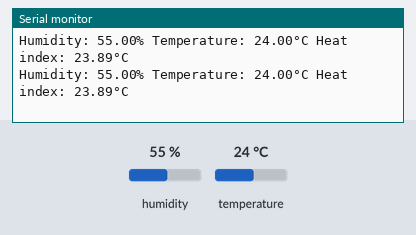
The sketch below on a simulated ESP32. On the bench: the last lines printed to the serial monitor. The test bench sets the inputs (shaded band); at power-on: humidity 55 %, temperature 24 °C. WiFi joins after 1.5 s; servers stay silent unless stated.

Above: at 3.0 s.
3.1 s: humidity set to 22 %
At 4.04 s:
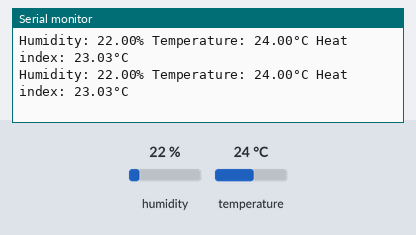
9.1 s: temperature set to 12 °C
At 10.24 s:
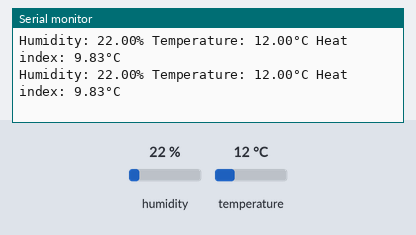
15.1 s: humidity set to 40 %
At 16.33 s:
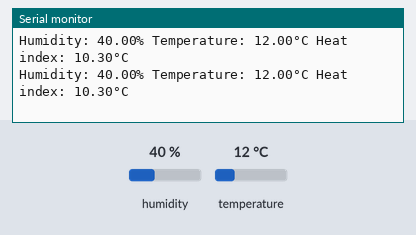
21.1 s: humidity set to 22 %
27.1 s: temperature set to 19 °C
At 28.63 s:
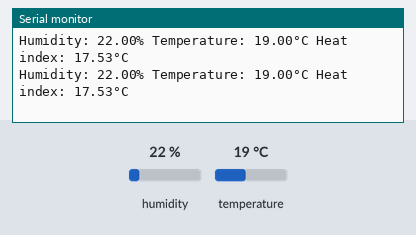
Timing chart, 0 to 30.1 s (numbered marks = the images above; inputs shaded):
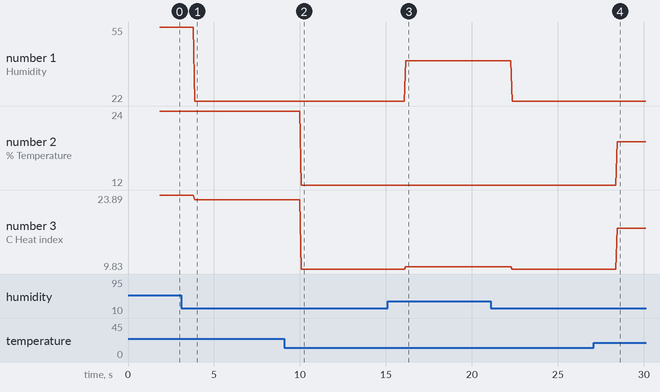

Measured:
- after the input at 3.1 s, the serial monitor: prints a new line after 0.77 s (image 1)
- after the input at 9.1 s, the serial monitor: prints a new line after 0.97 s (image 2)
- after the input at 15.1 s, the serial monitor: prints a new line after 1.1 s (image 3)
- after the input at 27.1 s, the serial monitor: prints a new line after 1.4 s (image 4)
- plotted number 1: 55 → 22 after the input at 3.1 s, 22 → 40 after the input at 15.1 s, 40 → 22 after the input at 21.1 s
- plotted number 2: 24 → 12 after the input at 9.1 s, 12 → 19 after the input at 27.1 s
- plotted number 3: 23.89 → 23.03 after the input at 3.1 s, 23.03 → 9.83 after the input at 9.1 s, 9.83 → 10.3 after the input at 15.1 s, 10.3 → 9.83 after the input at 21.1 s, 9.83 → 17.53 after the input at 27.1 s

The sketch:

DHT_with_ESP32.ino
```cpp
#include <Adafruit_Sensor.h>
#include <DHT.h>
#include <DHT_U.h>
#define BLYNK_TEMPLATE_ID "TMPL3l8X9dcVL"
#define BLYNK_TEMPLATE_NAME "DHT 11"
#define BLYNK_AUTH_TOKEN "KK2vsqCzKDRLI51aQpa05xqTDThR_cWx"
#define BLYNK_PRINT Serial
#include <WiFi.h>
#include <WiFiClient.h>
#include <BlynkSimpleEsp32.h>
char auth[] = BLYNK_AUTH_TOKEN;
char ssid[] = "eRRoR@4o4";
char pass[] = "1223334444";
#define DHTPIN 4 // GPIO pin
#define DHTTYPE DHT11
DHT dht(DHTPIN, DHTTYPE);
void setup() {
Serial.begin(9600);
Serial.println(F("DHT11 test!"));
Blynk.begin(auth, ssid, pass);
dht.begin();
}
void loop() {
  Blynk.run();
delay(10);
float humidity = dht.readHumidity();
float temperature = dht.readTemperature();
float temperatureF = dht.readTemperature(true);
 if (isnan(humidity) || isnan(temperature) || isnan(temperatureF)) {
Serial.println(F("Failed to read from DHT sensor!"));
return;
Blynk.virtualWrite(V0,humidity);
Blynk.virtualWrite(V1,temperature);
}
float heatIndexF = dht.computeHeatIndex(temperatureF, humidity);
float heatIndexC = dht.computeHeatIndex(temperature, humidity, false);
Blynk.virtualWrite(V0,humidity);
Blynk.virtualWrite(V1,temperature);
Serial.print(F("Humidity: "));
Serial.print(humidity);
Serial.print(F("% Temperature: "));
Serial.print(temperature);
Serial.print(F("°C "));
Serial.print(F("Heat index: "));
Serial.print(heatIndexC);
Serial.println(F("°C "));
}
```
